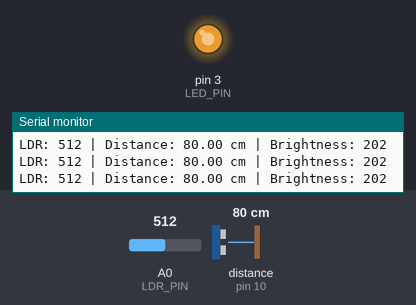
Simulated run of this sketch. Board: Arduino Uno, built with avr-gcc and run on an emulated ATmega328P. Shown: output pins drawn as LEDs (lit = HIGH), the last lines printed to the serial monitor. Wiring (inferred from the names in the program): ultrasonic range finder: trigger pin 9; echo pin 10. The inputs (shaded band) are chosen by the test bench; at power-on: distance to the obstacle (sensor on pin 10) 80 cm, A0 (LDR_PIN) = 512. The echo pulse lasts 58.3 µs per cm; pins used as bus, display or sensor lines are not drawn.

Above: at 1.2 s.
1.3 s: distance to the obstacle (sensor on pin 10) set to 2 cm
At 2.6 s:
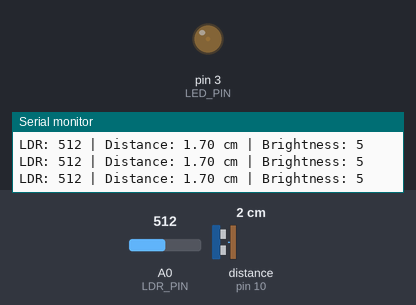
2.9 s: A0 (LDR_PIN) set to 290
At 3.4 s:
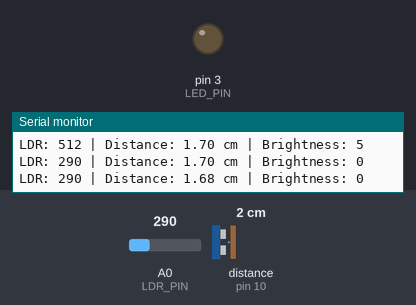
4.5 s: A0 (LDR_PIN) set to 306
At 5.1 s:
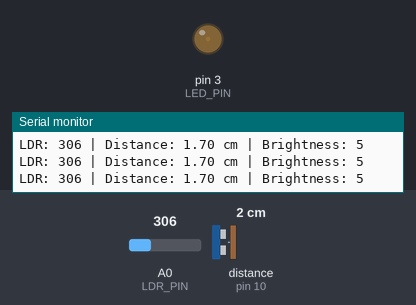
7.5 s: distance to the obstacle (sensor on pin 10) set to 35 cm
At 8.4 s:
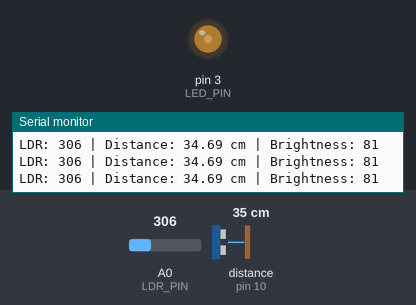
9.1 s: distance to the obstacle (sensor on pin 10) set to 60 cm
At 10.5 s:
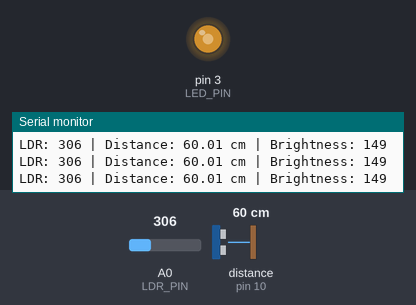
10.8 s: distance to the obstacle (sensor on pin 10) set to 4 cm
At 12.2 s:
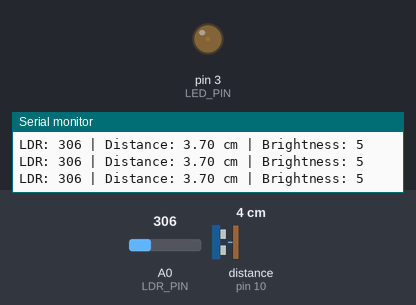
Timing chart, 0 to 13.4 s (numbered marks = the images above; inputs shaded):
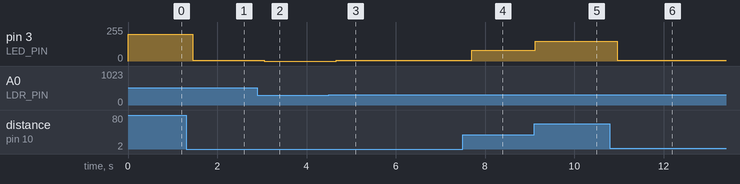

The sketch:

Day6.ino
```cpp
/* Dynamic Headlight System
   Prototype that uses an LDR and ultrasonic sensor to control LED brightness. */

#define TRIG_PIN 9
#define ECHO_PIN 10
#define LED_PIN 3
#define LDR_PIN A0

void setup() {
  Serial.begin(9600);

  pinMode(TRIG_PIN, OUTPUT);
  pinMode(ECHO_PIN, INPUT);
  pinMode(LED_PIN, OUTPUT);
}

void loop() {

  // Read ambient light from the LDR
  int ldrValue = analogRead(LDR_PIN);

  // Trigger the ultrasonic sensor and measure the echo pulse
  digitalWrite(TRIG_PIN, LOW);
  delayMicroseconds(2);

  digitalWrite(TRIG_PIN, HIGH);
  delayMicroseconds(10);
  digitalWrite(TRIG_PIN, LOW);

  long duration = pulseIn(ECHO_PIN, HIGH, 30000);

  // Convert echo time to distance in centimeters
  float distance = duration * 0.0343 / 2;

  int brightness = 0;

  // Only activate the LED when the surroundings are dark enough
  if (ldrValue > 300) {

    // Map closer objects to higher brightness values
    brightness = map(distance, 5, 100, 5, 255);

    // Keep the PWM value within a valid range
    brightness = constrain(brightness, 5, 255);

  } else {
    brightness = 0; // Turn off the LED in brighter conditions
  }

  analogWrite(LED_PIN, brightness);

  // Print values for Serial Monitor debugging
  Serial.print("LDR: ");
  Serial.print(ldrValue);

  Serial.print(" | Distance: ");
  Serial.print(distance);

  Serial.print(" cm | Brightness: ");
  Serial.println(brightness);

  delay(200);
}
```

Measured:
- after the input at 1.3 s, pin 3 (LED_PIN): 202/255 → 5/255 after 0.15 s
- after the input at 2.9 s, pin 3 (LED_PIN): 5/255 → 0/255 after 0.16 s
- after the input at 4.5 s, pin 3 (LED_PIN): 0/255 → 5/255 after 0.17 s
- after the input at 7.5 s, pin 3 (LED_PIN): 5/255 → 81/255 after 0.20 s
- after the input at 9.1 s, pin 3 (LED_PIN): 81/255 → 147/255 at once, → 149/255 0.21 s later
- after the input at 10.8 s, pin 3 (LED_PIN): 149/255 → 5/255 after 0.17 s
